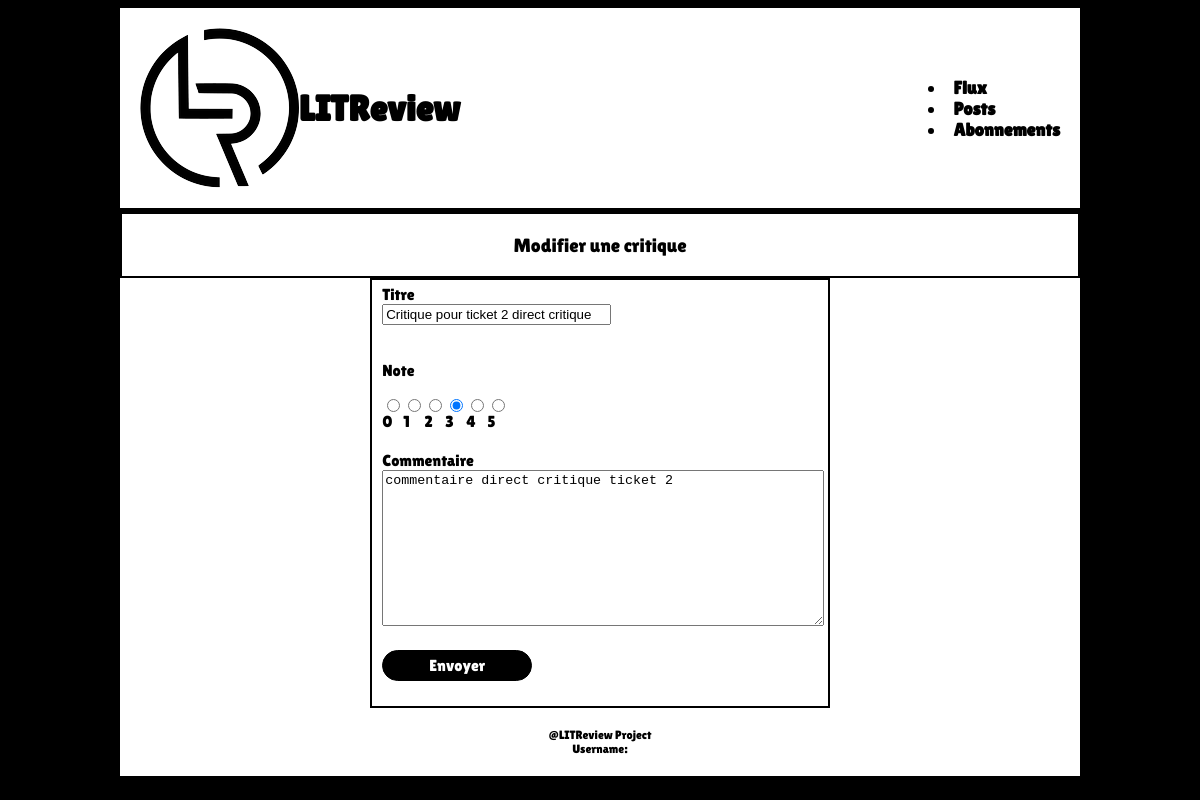
/ticket/33/edit, run on the app's committed database.
### reviews/models.py (models this page shows, shortened)
class Review(models.Model):
    ticket = models.ForeignKey(to=Ticket, on_delete=models.CASCADE)
    rating = models.PositiveSmallIntegerField(
        validators=[MinValueValidator(0), MaxValueValidator(5)])
    headline = models.CharField(max_length=128)
    body = models.CharField(max_length=8192, blank=True)
    user = models.ForeignKey(
        to=settings.AUTH_USER_MODEL, on_delete=models.CASCADE)
    time_created = models.DateTimeField(auto_now_add=True)

### reviews/views.py (the view)
# urls.py: path('ticket/<int:ticket_id>/edit', reviews.views.edit_post, name='edit_post'),
def edit_post (request, ticket_id):
    try:
        obj = Ticket.objects.get(id=ticket_id)
        form = TicketForm
        html = "reviews/edit_ticket.html"
    except Ticket.DoesNotExist:
        obj = Review.objects.get(id=ticket_id)
        form = ReviewForm
        html = "reviews/edit_review.html"
    edit_form = form(instance=obj)
    if request.method == 'POST':
        edit_form = form(request.POST or None, request.FILES or None, instance=obj)
        if edit_form.is_valid():
            edit_form.save()
            return redirect("posts")
    context = {"edit_form": edit_form, "post": obj}
    return render(request, html, context=context)

### reviews/forms.py
class ReviewForm(forms.ModelForm):
    CHOICES = [(0, 0), (1, 1), (2, 2), (3, 3), (4, 4), (5, 5)]
    edit_review = forms.BooleanField(widget=forms.HiddenInput, initial=True)
    headline = forms.CharField(
        max_length=128,
        label='Titre',
        widget=forms.TextInput(attrs={'class': "xl-field"})
    )
    body = forms.CharField(
        max_length=2048,
        label='Commentaire',
        widget=forms.Textarea(attrs={'class': "xl-field"})
    )
    rating = forms.CharField(
        label='Note',
        widget=forms.RadioSelect(
            choices=CHOICES,
            attrs={'class': 'radio-block'}
            )
        )
    class Meta:
        model = models.Review
        fields = ['headline', 'rating', 'body']

### reviews/templates/reviews/edit_review.html (shortened to what this page needs)
{% extends 'base.html' %}
{% block content %}
    <div class="center-title">
        Modifier une critique
    </div>
    <div class="center-div">
        <form method="post" enctype="multipart/form-data">
            <div class="ticket-container">
                <div class="field-group">
                    <label for="title">Titre</label>
                    {{ edit_form.headline }}
                </div>
                <div>
                    <div>
                        <p>Note</p>
                    </div>
                    {{ edit_form.rating }}
                </div>
                <div class="field-group">
                    <label for="comment">Commentaire</label>
                    {{ edit_form.body }}
                </div>
                <div class="space-bottom">
                    <button class="action-button" type="submit">Envoyer</button>
                </div>
            </div>
        </form>
    </div>
{% endblock content %}

### static/css/main.css (style rules this page uses)
body { background-color: black; max-width: 960px; margin-inline: auto; }
.center-title { background-color: white; border: solid 2px black; font-family: "lilita One", monospace; font-size: larger; display: flex; justify-content: center; align-items: center; padding: 20px; }
.space-bottom { margin-bottom: 20px; }
.action-button { background-color: black; text-decoration: none; text-align: center; width: 150px; color: white; font-size: 1em; border: solid 1px black; border-radius: 20px; font-family: "lilita One", monospace; padding: 5px 10px; }
.xl-field { width: 100%; }
.radio-block { display: flex; align-items: none; justify-content: space-around; flex-wrap: nowrap; list-style: none; }
.center-div { background-color: white; display: flex; flex-direction: column; justify-content: space-between; align-items: center; }
.ticket-container { background-color: white; border: solid 2px black; display: flex; flex-direction: column; justify-content: space-between; align-items: start; font-family: "lilita One", monospace; gap: 20px; padding: 5px 10px; }

### data on the page
Review: headline "Critique pour ticket 2 direct critique", rating "☐ 0 ☐ 1 ☐ 2 ☑ 3 ☐ 4 ☐ 5", body "commentaire direct critique ticket 2"
